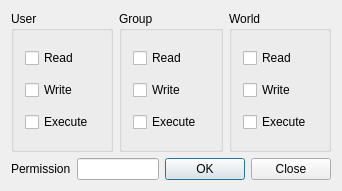
<?xml version="1.0" encoding="UTF-8"?>
<ui version="4.0">
 <class>Window</class>
 <widget class="QMainWindow" name="Window">
  <property name="geometry">
   <rect>
    <x>0</x>
    <y>0</y>
    <width>342</width>
    <height>191</height>
   </rect>
  </property>
  <property name="windowTitle">
   <string>Window</string>
  </property>
  <widget class="QWidget" name="centralWidget">
   <layout class="QGridLayout" name="grid_center">
    <item row="0" column="1">
     <widget class="QGroupBox" name="group">
      <property name="title">
       <string>Group</string>
      </property>
      <layout class="QGridLayout" name="grid_g">
       <item row="0" column="0">
        <widget class="QCheckBox" name="gr">
         <property name="text">
          <string>Read</string>
         </property>
        </widget>
       </item>
       <item row="1" column="0">
        <widget class="QCheckBox" name="gw">
         <property name="text">
          <string>Write</string>
         </property>
        </widget>
       </item>
       <item row="2" column="0">
        <widget class="QCheckBox" name="gx">
         <property name="text">
          <string>Execute</string>
         </property>
        </widget>
       </item>
      </layout>
     </widget>
    </item>
    <item row="1" column="0" colspan="3">
     <layout class="QHBoxLayout" name="layout">
      <item>
       <widget class="QLabel" name="_perm">
        <property name="text">
         <string>Permission</string>
        </property>
       </widget>
      </item>
      <item>
       <widget class="QLineEdit" name="perm">
        <property name="sizePolicy">
         <sizepolicy hsizetype="Expanding" vsizetype="Fixed">
          <horstretch>0</horstretch>
          <verstretch>0</verstretch>
         </sizepolicy>
        </property>
        <property name="maxLength">
         <number>3</number>
        </property>
        <property name="readOnly">
         <bool>true</bool>
        </property>
       </widget>
      </item>
      <item>
       <widget class="QDialogButtonBox" name="buttons">
        <property name="standardButtons">
         <set>QDialogButtonBox::Close|QDialogButtonBox::Ok</set>
        </property>
       </widget>
      </item>
     </layout>
    </item>
    <item row="0" column="2">
     <widget class="QGroupBox" name="world">
      <property name="title">
       <string>World</string>
      </property>
      <layout class="QGridLayout" name="grid_w">
       <item row="0" column="0">
        <widget class="QCheckBox" name="wr">
         <property name="text">
          <string>Read</string>
         </property>
        </widget>
       </item>
       <item row="1" column="0">
        <widget class="QCheckBox" name="ww">
         <property name="text">
          <string>Write</string>
         </property>
        </widget>
       </item>
       <item row="2" column="0">
        <widget class="QCheckBox" name="wx">
         <property name="text">
          <string>Execute</string>
         </property>
        </widget>
       </item>
      </layout>
     </widget>
    </item>
    <item row="0" column="0">
     <widget class="QGroupBox" name="user">
      <property name="title">
       <string>User</string>
      </property>
      <layout class="QGridLayout" name="grid_u">
       <item row="0" column="0">
        <widget class="QCheckBox" name="ur">
         <property name="text">
          <string>Read</string>
         </property>
        </widget>
       </item>
       <item row="1" column="0">
        <widget class="QCheckBox" name="uw">
         <property name="text">
          <string>Write</string>
         </property>
        </widget>
       </item>
       <item row="2" column="0">
        <widget class="QCheckBox" name="ux">
         <property name="text">
          <string>Execute</string>
         </property>
        </widget>
       </item>
      </layout>
     </widget>
    </item>
   </layout>
  </widget>
 </widget>
 <layoutdefault spacing="6" margin="11"/>
 <tabstops>
  <tabstop>ur</tabstop>
  <tabstop>uw</tabstop>
  <tabstop>ux</tabstop>
  <tabstop>gr</tabstop>
  <tabstop>gw</tabstop>
  <tabstop>gx</tabstop>
  <tabstop>wr</tabstop>
  <tabstop>ww</tabstop>
  <tabstop>wx</tabstop>
  <tabstop>perm</tabstop>
  <tabstop>buttons</tabstop>
 </tabstops>
 <resources/>
 <connections/>
</ui>
